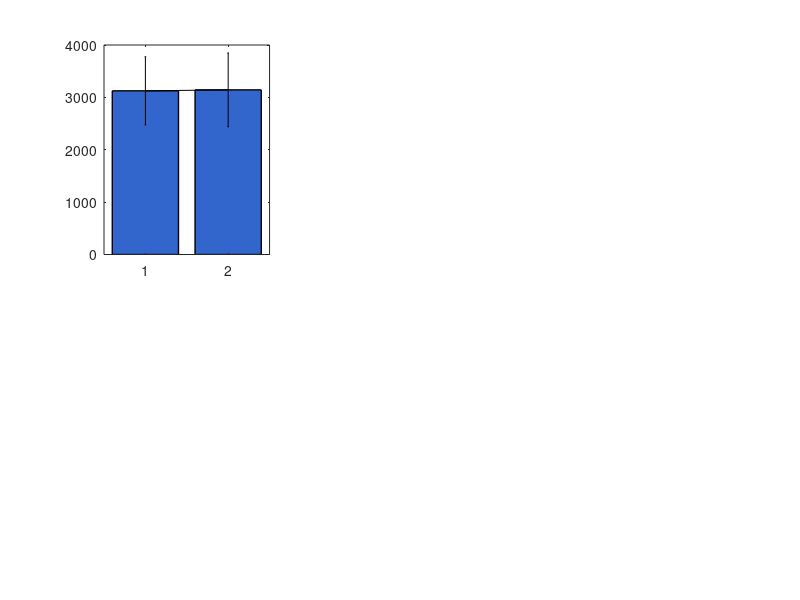

This figure's MATLAB source: (Note: this script raises an error after producing the figure.)
%% ========================================================================
%  PROFESSIONAL FIRE STATION COST-BENEFIT ANALYSIS SYSTEM
%  Version 2.0 - Advanced Economic Evaluation Framework
%  ========================================================================
%  Features:
%  - Dynamic inflation and escalation modeling
%  - Population growth integration
%  - Monte Carlo risk analysis
%  - Professional dashboard with multiple visualizations
%  - Comprehensive sensitivity analysis
%  - IRR and payback period calculations
%  ========================================================================

function fire_station_professional_cba()
    clc; clear; close all;
    
    %% =====================================================================
    %  CONFIGURATION PARAMETERS
    %% =====================================================================
    
    % Analysis Configuration
    config = struct();
    config.analysis_period = 25;           % Extended analysis period (years)
    config.base_discount_rate = 0.055;     % Real discount rate (5.5%)
    config.currency_symbol = 'IRR';        % Currency denomination
    config.monte_carlo_runs = 1000;        % Number of simulation runs
    
    % Economic Parameters with Uncertainty
    economic_params = struct();
    economic_params.inflation_rate = 0.035;           % Annual inflation (3.5%)
    economic_params.inflation_std = 0.01;             % Inflation volatility
    economic_params.population_growth = 0.025;        % Population growth (2.5%)
    economic_params.demand_escalation = 0.02;         % Service demand growth
    economic_params.cost_escalation = 0.03;           % Cost escalation rate
    
    % Station Data Structure
    stations = initialize_station_data();
    
    %% =====================================================================
    %  CORE FINANCIAL ANALYSIS
    %% =====================================================================
    
    fprintf('\n%s\n', repmat('=', 1, 80));
    fprintf('   PROFESSIONAL FIRE STATION COST-BENEFIT ANALYSIS\n');
    fprintf('%s\n\n', repmat('=', 1, 80));
    
    % Perform comprehensive analysis
    results = perform_comprehensive_analysis(stations, config, economic_params);
    
    % Generate professional dashboard
    create_professional_dashboard(results, config, stations);
    
    % Export detailed report
    generate_executive_report(results, config, stations, economic_params);
    
    fprintf('Analysis completed successfully. Dashboard and reports generated.\n\n');
end

%% ========================================================================
%  DATA INITIALIZATION
%% ========================================================================

function stations = initialize_station_data()
    % Define comprehensive station data with uncertainty ranges
    
    % Pre-allocate structure array with all fields
    stations = struct('id', {}, 'name', {}, 'setup_cost', {}, 'setup_cost_std', {}, ...
                     'annual_fuel_savings', {}, 'annual_maintenance_savings', {}, ...
                     'annual_personnel_savings', {}, 'operational_cost', {}, ...
                     'capacity_factor', {}, 'service_population', {}, ...
                     'gross_annual_savings', {}, 'net_annual_savings', {}, 'cost_per_capita', {});
    
    % Station 1 - Fire Station Alpha (Urban)
    stations(1).id = 'FS-Alpha';
    stations(1).name = 'Fire Station Alpha (Urban)';
    stations(1).setup_cost = 1650;              % Million IRR (inflated from base)
    stations(1).setup_cost_std = 165;           % 10% standard deviation
    stations(1).annual_fuel_savings = 85;       % Million IRR
    stations(1).annual_maintenance_savings = 65;
    stations(1).annual_personnel_savings = 105;
    stations(1).operational_cost = 45;          % Annual operational costs
    stations(1).capacity_factor = 0.85;         % Utilization rate
    stations(1).service_population = 75000;     % People served
    
    % Station 2 - Fire Station Beta (Suburban)
    stations(2).id = 'FS-Beta';
    stations(2).name = 'Fire Station Beta (Suburban)';
    stations(2).setup_cost = 1950;
    stations(2).setup_cost_std = 195;
    stations(2).annual_fuel_savings = 100;
    stations(2).annual_maintenance_savings = 75;
    stations(2).annual_personnel_savings = 115;
    stations(2).operational_cost = 52;
    stations(2).capacity_factor = 0.80;
    stations(2).service_population = 95000;
    
    % Calculate derived metrics
    for i = 1:length(stations)
        stations(i).gross_annual_savings = stations(i).annual_fuel_savings + ...
                                         stations(i).annual_maintenance_savings + ...
                                         stations(i).annual_personnel_savings;
        stations(i).net_annual_savings = stations(i).gross_annual_savings - ...
                                       stations(i).operational_cost;
        stations(i).cost_per_capita = stations(i).setup_cost * 1e6 / ...
                                    stations(i).service_population;
    end
end

%% ========================================================================
%  COMPREHENSIVE ANALYSIS ENGINE
%% ========================================================================

function results = perform_comprehensive_analysis(stations, config, economic_params)
    
    n_stations = length(stations);
    n_years = config.analysis_period;
    base_rate = config.base_discount_rate;
    
    % Initialize results structure
    results = struct();
    results.stations = stations;
    results.n_years = n_years;
    results.base_discount_rate = base_rate;
    
    % Preallocate result matrices
    results.npv = zeros(1, n_stations);
    results.irr = zeros(1, n_stations);
    results.payback_period = zeros(1, n_stations);
    results.roi = zeros(1, n_stations);
    results.benefit_cost_ratio = zeros(1, n_stations);
    
    % Cash flow analysis with dynamic escalation
    results.cash_flows = cell(1, n_stations);
    results.discounted_cash_flows = cell(1, n_stations);
    results.cumulative_cash_flows = cell(1, n_stations);
    
    fprintf('Performing advanced financial analysis...\n');
    
    for i = 1:n_stations
        station = stations(i);
        
        % Generate dynamic cash flows
        [cash_flows, discounted_cf] = calculate_dynamic_cash_flows(...
            station, config, economic_params);
        
        results.cash_flows{i} = cash_flows;
        results.discounted_cash_flows{i} = discounted_cf;
        results.cumulative_cash_flows{i} = cumsum(discounted_cf);
        
        % Financial metrics
        results.npv(i) = sum(discounted_cf);
        results.irr(i) = calculate_irr(cash_flows);
        results.payback_period(i) = calculate_payback_period(cash_flows);
        results.roi(i) = (sum(cash_flows(2:end)) / abs(cash_flows(1))) * 100;
        
        % Benefit-Cost Ratio
        total_benefits = sum(discounted_cf(discounted_cf > 0));
        total_costs = sum(abs(discounted_cf(discounted_cf < 0)));
        results.benefit_cost_ratio(i) = total_benefits / total_costs;
        
        fprintf('  %s: NPV = %.0f M %s, IRR = %.2f%%, Payback = %.1f years\n', ...
               station.id, results.npv(i), config.currency_symbol, ...
               results.irr(i), results.payback_period(i));
    end
    
    % Perform Monte Carlo risk analysis
    fprintf('\nPerforming Monte Carlo risk analysis...\n');
    results.monte_carlo = perform_monte_carlo_analysis(stations, config, economic_params);
    
    % Sensitivity analysis
    fprintf('Conducting sensitivity analysis...\n');
    results.sensitivity = perform_advanced_sensitivity_analysis(stations, config, economic_params);
    
    % Comparative analysis
    results.comparison = perform_comparative_analysis(results, stations);
    
    fprintf('Analysis completed.\n\n');
end

%% ========================================================================
%  DYNAMIC CASH FLOW CALCULATION
%% ========================================================================

function [cash_flows, discounted_cf] = calculate_dynamic_cash_flows(station, config, economic_params)
    
    n_years = config.analysis_period;
    discount_rate = config.base_discount_rate;
    
    % Initialize cash flow vectors
    cash_flows = zeros(1, n_years + 1);
    discounted_cf = zeros(1, n_years + 1);
    
    % Initial investment (Year 0)
    cash_flows(1) = -station.setup_cost;
    discounted_cf(1) = cash_flows(1);
    
    % Annual cash flows with escalation
    base_savings = station.net_annual_savings;
    
    for year = 1:n_years
        % Apply growth factors
        population_factor = (1 + economic_params.population_growth)^year;
        demand_factor = (1 + economic_params.demand_escalation)^year;
        inflation_factor = (1 + economic_params.inflation_rate)^year;
        
        % Calculate escalated savings
        escalated_savings = base_savings * population_factor * demand_factor * inflation_factor;
        
        % Apply capacity utilization decay (minor degradation over time)
        utilization_factor = station.capacity_factor * (0.98^year);
        
        % Net cash flow for the year
        cash_flows(year + 1) = escalated_savings * utilization_factor;
        
        % Discount to present value
        discount_factor = (1 + discount_rate)^year;
        discounted_cf(year + 1) = cash_flows(year + 1) / discount_factor;
    end
end

%% ========================================================================
%  FINANCIAL METRICS CALCULATIONS
%% ========================================================================

function irr_value = calculate_irr(cash_flows)
    % Calculate Internal Rate of Return using iterative method
    
    % Initial guess
    rate = 0.1;
    tolerance = 1e-6;
    max_iterations = 100;
    
    for iter = 1:max_iterations
        npv = 0;
        npv_derivative = 0;
        
        for i = 1:length(cash_flows)
            year = i - 1;
            npv = npv + cash_flows(i) / (1 + rate)^year;
            if year > 0
                npv_derivative = npv_derivative - year * cash_flows(i) / (1 + rate)^(year + 1);
            end
        end
        
        if abs(npv) < tolerance
            break;
        end
        
        % Newton-Raphson update
        if abs(npv_derivative) > tolerance
            rate = rate - npv / npv_derivative;
        else
            break;
        end
        
        % Bound the rate to reasonable values
        rate = max(-0.5, min(rate, 2.0));
    end
    
    irr_value = rate * 100; % Convert to percentage
end

function payback_period = calculate_payback_period(cash_flows)
    % Calculate discounted payback period
    
    cumulative_cf = cumsum(cash_flows);
    payback_index = find(cumulative_cf > 0, 1);
    
    if isempty(payback_index)
        payback_period = Inf;
    else
        % Linear interpolation for fractional year
        if payback_index > 1
            prev_cumulative = cumulative_cf(payback_index - 1);
            current_cf = cash_flows(payback_index);
            fractional_year = abs(prev_cumulative) / current_cf;
            payback_period = (payback_index - 2) + fractional_year;
        else
            payback_period = 0;
        end
    end
end

%% ========================================================================
%  MONTE CARLO RISK ANALYSIS
%% ========================================================================

function mc_results = perform_monte_carlo_analysis(stations, config, economic_params)
    
    n_runs = config.monte_carlo_runs;
    n_stations = length(stations);
    
    % Preallocate results
    mc_npv = zeros(n_runs, n_stations);
    mc_irr = zeros(n_runs, n_stations);
    
    % Parameter uncertainty ranges
    inflation_range = [economic_params.inflation_rate - economic_params.inflation_std, ...
                      economic_params.inflation_rate + economic_params.inflation_std];
    discount_range = [config.base_discount_rate - 0.015, config.base_discount_rate + 0.015];
    
    fprintf('  Running %d Monte Carlo simulations...\n', n_runs);
    
    for run = 1:n_runs
        % Sample random parameters
        inflation_rate = inflation_range(1) + rand() * diff(inflation_range);
        discount_rate = discount_range(1) + rand() * diff(discount_range);
        
        % Modify economic parameters
        temp_econ_params = economic_params;
        temp_econ_params.inflation_rate = inflation_rate;
        temp_config = config;
        temp_config.base_discount_rate = discount_rate;
        
        % Calculate metrics for each station
        for i = 1:n_stations
            % Add cost uncertainty
            cost_multiplier = 1 + 0.1 * randn(); % 10% cost uncertainty
            temp_station = stations(i);
            temp_station.setup_cost = temp_station.setup_cost * cost_multiplier;
            
            % Calculate cash flows
            [cash_flows, discounted_cf] = calculate_dynamic_cash_flows(...
                temp_station, temp_config, temp_econ_params);
            
            mc_npv(run, i) = sum(discounted_cf);
            mc_irr(run, i) = calculate_irr(cash_flows);
        end
        
        if mod(run, 200) == 0
            fprintf('    Completed %d simulations...\n', run);
        end
    end
    
    % Calculate statistics
    mc_results = struct();
    mc_results.npv_mean = mean(mc_npv);
    mc_results.npv_std = std(mc_npv);
    mc_results.npv_percentiles = prctile(mc_npv, [5, 25, 50, 75, 95]);
    mc_results.irr_mean = mean(mc_irr);
    mc_results.irr_std = std(mc_irr);
    mc_results.irr_percentiles = prctile(mc_irr, [5, 25, 50, 75, 95]);
    mc_results.npv_data = mc_npv;
    mc_results.irr_data = mc_irr;
    
    % Risk metrics
    mc_results.probability_positive_npv = mean(mc_npv > 0) * 100;
    mc_results.value_at_risk_5 = prctile(mc_npv, 5);
    mc_results.expected_shortfall = mean(mc_npv(mc_npv <= mc_results.value_at_risk_5));
end

%% ========================================================================
%  ADVANCED SENSITIVITY ANALYSIS
%% ========================================================================

function sensitivity = perform_advanced_sensitivity_analysis(stations, config, economic_params)
    
    % Parameter ranges for sensitivity
    discount_rates = 0.02:0.005:0.12;
    inflation_rates = 0.01:0.005:0.08;
    growth_rates = 0.005:0.005:0.05;
    
    n_stations = length(stations);
    
    % Initialize sensitivity matrices
    sensitivity = struct();
    sensitivity.discount_sensitivity = zeros(length(discount_rates), n_stations);
    sensitivity.inflation_sensitivity = zeros(length(inflation_rates), n_stations);
    sensitivity.growth_sensitivity = zeros(length(growth_rates), n_stations);
    sensitivity.discount_rates = discount_rates;
    sensitivity.inflation_rates = inflation_rates;
    sensitivity.growth_rates = growth_rates;
    
    % Discount rate sensitivity
    for i = 1:length(discount_rates)
        temp_config = config;
        temp_config.base_discount_rate = discount_rates(i);
        
        for j = 1:n_stations
            [~, discounted_cf] = calculate_dynamic_cash_flows(...
                stations(j), temp_config, economic_params);
            sensitivity.discount_sensitivity(i, j) = sum(discounted_cf);
        end
    end
    
    % Inflation rate sensitivity
    for i = 1:length(inflation_rates)
        temp_econ_params = economic_params;
        temp_econ_params.inflation_rate = inflation_rates(i);
        
        for j = 1:n_stations
            [~, discounted_cf] = calculate_dynamic_cash_flows(...
                stations(j), config, temp_econ_params);
            sensitivity.inflation_sensitivity(i, j) = sum(discounted_cf);
        end
    end
    
    % Population growth sensitivity
    for i = 1:length(growth_rates)
        temp_econ_params = economic_params;
        temp_econ_params.population_growth = growth_rates(i);
        
        for j = 1:n_stations
            [~, discounted_cf] = calculate_dynamic_cash_flows(...
                stations(j), config, temp_econ_params);
            sensitivity.growth_sensitivity(i, j) = sum(discounted_cf);
        end
    end
end

%% ========================================================================
%  COMPARATIVE ANALYSIS
%% ========================================================================

function comparison = perform_comparative_analysis(results, stations)
    
    comparison = struct();
    
    % Efficiency metrics
    comparison.npv_per_capita = zeros(1, length(stations));
    comparison.roi_ranking = zeros(1, length(stations));
    comparison.risk_adjusted_return = zeros(1, length(stations));
    
    for i = 1:length(stations)
        comparison.npv_per_capita(i) = results.npv(i) * 1e6 / stations(i).service_population;
        comparison.risk_adjusted_return(i) = results.npv(i) / results.monte_carlo.npv_std(i);
    end
    
    % Rankings
    [~, comparison.npv_ranking] = sort(results.npv, 'descend');
    [~, comparison.irr_ranking] = sort(results.irr, 'descend');
    [~, comparison.efficiency_ranking] = sort(comparison.npv_per_capita, 'descend');
    [~, comparison.risk_ranking] = sort(comparison.risk_adjusted_return, 'descend');
    
    % Summary statistics
    comparison.total_investment = sum([stations.setup_cost]);
    comparison.total_npv = sum(results.npv);
    comparison.portfolio_irr = mean(results.irr);
    comparison.total_population_served = sum([stations.service_population]);
end

%% ========================================================================
%  PROFESSIONAL DASHBOARD CREATION
%% ========================================================================

function create_professional_dashboard(results, config, stations)
    
    % Create main dashboard figure
    fig = figure('Name', 'Fire Station CBA Professional Dashboard', ...
                'Position', [100, 100, 1600, 1000], ...
                'Color', [0.95, 0.95, 0.95]);
    
    % Define professional color scheme
    colors = [0.2, 0.4, 0.8;     % Professional Blue
              0.8, 0.2, 0.2;     % Professional Red
              0.2, 0.7, 0.3;     % Professional Green
              0.9, 0.6, 0.1];    % Professional Orange
    
    % Subplot 1: NPV Comparison with Error Bars
    subplot(2, 3, 1);
    bar_data = results.npv;
    error_data = results.monte_carlo.npv_std;
    b = bar(bar_data, 'FaceColor', colors(1,:), 'EdgeColor', 'k', 'LineWidth', 1);
    hold on;
    errorbar(1:length(bar_data), bar_data, error_data, 'k', 'LineStyle', 'none', 'LineWidth', 2);
    
    % Add value labels
    for i = 1:length(bar_data)
        text(i, bar_data(i) + error_data(i) + 50, sprintf('%.0f M', bar_data(i)), ...
             'HorizontalAlignment', 'center', 'FontWeight', 'bold', 'FontSize', 10);
    end
    
    title('Net Present Value Analysis', 'FontSize', 14, 'FontWeight', 'bold');
    ylabel('NPV (Million IRR)', 'FontSize', 12);
    xlabel('Fire Station', 'FontSize', 12);
    set(gca, 'XTickLabel', {stations.id});
    grid on; box on;
    
    % Subplot 2: Risk-Return Profile
    subplot(2, 3, 2);
    scatter(results.monte_carlo.npv_std, results.npv, 150, colors(1:length(stations),:), 'filled', 'MarkerEdgeColor', 'k');
    
    % Add station labels
    for i = 1:length(stations)
        text(results.monte_carlo.npv_std(i) + 5, results.npv(i), stations(i).id, ...
             'FontWeight', 'bold', 'FontSize', 10);
    end
    
    xlabel('Risk (NPV Standard Deviation)', 'FontSize', 12);
    ylabel('Expected Return (NPV)', 'FontSize', 12);
    title('Risk-Return Profile', 'FontSize', 14, 'FontWeight', 'bold');
    grid on; box on;
    
    % Subplot 3: Sensitivity Tornado Chart
    subplot(2, 3, 3);
    create_tornado_chart(results.sensitivity, stations);
    
    % Subplot 4: Cash Flow Timeline
    subplot(2, 3, 4);
    years = 0:config.analysis_period;
    for i = 1:length(stations)
        plot(years, results.cumulative_cash_flows{i}, 'LineWidth', 3, ...
             'Color', colors(i,:), 'DisplayName', stations(i).id);
        hold on;
    end
    xlabel('Year', 'FontSize', 12);
    ylabel('Cumulative NPV (Million IRR)', 'FontSize', 12);
    title('Cumulative Cash Flow Analysis', 'FontSize', 14, 'FontWeight', 'bold');
    legend('Location', 'southeast');
    grid on; box on;
    
    % Add break-even line
    yline(0, '--k', 'Break-even', 'LineWidth', 2, 'FontSize', 10, 'FontWeight', 'bold');
    
    % Subplot 5: Monte Carlo Distribution
    subplot(2, 3, 5);
    create_monte_carlo_plot(results.monte_carlo, stations, colors);
    
    % Subplot 6: Key Performance Indicators
    subplot(2, 3, 6);
    create_kpi_summary(results, stations, config);
    
    % Add main title
    sgtitle('FIRE STATION COST-BENEFIT ANALYSIS - EXECUTIVE DASHBOARD', ...
           'FontSize', 18, 'FontWeight', 'bold');
    
    % Save dashboard
    print(fig, 'Fire_Station_CBA_Dashboard', '-dpng', '-r300');
    fprintf('Dashboard saved as: Fire_Station_CBA_Dashboard.png\n');
end

%% ========================================================================
%  SPECIALIZED PLOTTING FUNCTIONS
%% ========================================================================

function create_tornado_chart(sensitivity, stations)
    % Create tornado chart for sensitivity analysis
    
    station_idx = 1; % Focus on first station for tornado chart
    
    % Calculate sensitivity ranges
    discount_range = [min(sensitivity.discount_sensitivity(:, station_idx)), ...
                     max(sensitivity.discount_sensitivity(:, station_idx))];
    inflation_range = [min(sensitivity.inflation_sensitivity(:, station_idx)), ...
                      max(sensitivity.inflation_sensitivity(:, station_idx))];
    growth_range = [min(sensitivity.growth_sensitivity(:, station_idx)), ...
                   max(sensitivity.growth_sensitivity(:, station_idx))];
    
    base_npv = sensitivity.discount_sensitivity(6, station_idx); % Middle value
    
    % Calculate percentage impacts
    factors = {'Population Growth', 'Inflation Rate', 'Discount Rate'};
    low_impact = [growth_range(1) - base_npv, inflation_range(1) - base_npv, discount_range(1) - base_npv];
    high_impact = [growth_range(2) - base_npv, inflation_range(2) - base_npv, discount_range(2) - base_npv];
    
    % Create horizontal bar chart
    y_pos = 1:length(factors);
    barh(y_pos, low_impact, 'FaceColor', [0.8, 0.3, 0.3], 'EdgeColor', 'k');
    hold on;
    barh(y_pos, high_impact, 'FaceColor', [0.3, 0.7, 0.3], 'EdgeColor', 'k');
    
    set(gca, 'YTick', y_pos, 'YTickLabel', factors);
    xlabel('NPV Impact (Million IRR)', 'FontSize', 12);
    title(sprintf('Sensitivity Analysis - %s', stations(station_idx).id), 'FontSize', 14, 'FontWeight', 'bold');
    legend('Downside', 'Upside', 'Location', 'best');
    grid on; box on;
end

function create_monte_carlo_plot(mc_results, stations, colors)
    % Create Monte Carlo distribution plots
    
    n_stations = length(stations);
    x_positions = 1:n_stations;
    
    % Create box plots manually for better control
    for i = 1:n_stations
        npv_data = mc_results.npv_data(:, i);
        
        % Calculate quartiles
        q1 = prctile(npv_data, 25);
        q2 = prctile(npv_data, 50);
        q3 = prctile(npv_data, 75);
        iqr = q3 - q1;
        
        % Box plot elements
        box_width = 0.3;
        box_x = [x_positions(i) - box_width/2, x_positions(i) + box_width/2];
        
        % Draw box
        rectangle('Position', [box_x(1), q1, box_width, iqr], ...
                 'FaceColor', colors(i,:), 'EdgeColor', 'k', 'LineWidth', 1.5);
        
        % Median line
        line(box_x, [q2, q2], 'Color', 'k', 'LineWidth', 3);
        
        % Whiskers
        whisker_low = max(min(npv_data), q1 - 1.5*iqr);
        whisker_high = min(max(npv_data), q3 + 1.5*iqr);
        
        line([x_positions(i), x_positions(i)], [whisker_low, q1], 'Color', 'k', 'LineWidth', 1.5);
        line([x_positions(i), x_positions(i)], [q3, whisker_high], 'Color', 'k', 'LineWidth', 1.5);
        
        % Whisker caps
        cap_width = box_width * 0.3;
        line([x_positions(i) - cap_width/2, x_positions(i) + cap_width/2], ...
             [whisker_low, whisker_low], 'Color', 'k', 'LineWidth', 1.5);
        line([x_positions(i) - cap_width/2, x_positions(i) + cap_width/2], ...
             [whisker_high, whisker_high], 'Color', 'k', 'LineWidth', 1.5);
        
        hold on;
    end
    
    % Formatting
    xlabel('Fire Station', 'FontSize', 12);
    ylabel('NPV Distribution (Million IRR)', 'FontSize', 12);
    title('Monte Carlo Risk Analysis', 'FontSize', 14, 'FontWeight', 'bold');
    set(gca, 'XTick', x_positions, 'XTickLabel', {stations.id});
    grid on; box on;
    
    % Add zero line
    yline(0, '--r', 'Break-even', 'LineWidth', 2, 'FontWeight', 'bold');
end

function create_kpi_summary(results, stations, config)
    % Create KPI summary visualization
    
    % Remove axes for text display
    axis off;
    
    % Title
    text(0.5, 0.95, 'KEY PERFORMANCE INDICATORS', ...
         'FontSize', 16, 'FontWeight', 'bold', 'HorizontalAlignment', 'center');
    
    % Portfolio summary
    total_investment = sum([stations.setup_cost]);
    total_npv = sum(results.npv);
    portfolio_roi = (total_npv / total_investment) * 100;
    
    y_pos = 0.85;
    line_height = 0.08;
    
    % Portfolio metrics
    text(0.05, y_pos, sprintf('Total Investment: %.0f M IRR', total_investment), ...
         'FontSize', 12, 'FontWeight', 'bold');
    y_pos = y_pos - line_height;
    
    text(0.05, y_pos, sprintf('Portfolio NPV: %.0f M IRR', total_npv), ...
         'FontSize', 12, 'FontWeight', 'bold', 'Color', [0, 0.6, 0]);
    y_pos = y_pos - line_height;
    
    text(0.05, y_pos, sprintf('Portfolio ROI: %.1f%%', portfolio_roi), ...
         'FontSize', 12, 'FontWeight', 'bold');
    y_pos = y_pos - line_height;
    
    text(0.05, y_pos, sprintf('Analysis Period: %d years', config.analysis_period), ...
         'FontSize', 12);
    y_pos = y_pos - line_height * 1.5;
    
    % Best performing station
    [best_npv, best_idx] = max(results.npv);
    text(0.05, y_pos, 'BEST PERFORMER:', 'FontSize', 12, 'FontWeight', 'bold');
    y_pos = y_pos - line_height;
    
    text(0.05, y_pos, sprintf('%s', stations(best_idx).name), ...
         'FontSize', 11, 'FontWeight', 'bold', 'Color', [0, 0.4, 0.8]);
    y_pos = y_pos - line_height * 0.7;
    
    text(0.05, y_pos, sprintf('NPV: %.0f M IRR', best_npv), 'FontSize', 11);
    y_pos = y_pos - line_height * 0.7;
    
    text(0.05, y_pos, sprintf('IRR: %.2f%%', results.irr(best_idx)), 'FontSize', 11);
    y_pos = y_pos - line_height * 0.7;
    
    text(0.05, y_pos, sprintf('Payback: %.1f years', results.payback_period(best_idx)), 'FontSize', 11);
    
    % Add recommendation box
    y_pos = 0.25;
    text(0.05, y_pos, 'RECOMMENDATION:', 'FontSize', 12, 'FontWeight', 'bold', 'Color', [0.8, 0, 0]);
    y_pos = y_pos - line_height;
    
    if total_npv > 0
        recommendation = 'PROCEED with investment';
        rec_color = [0, 0.6, 0];
    else
        recommendation = 'RECONSIDER investment';
        rec_color = [0.8, 0, 0];
    end
    
    text(0.05, y_pos, recommendation, 'FontSize', 11, 'FontWeight', 'bold', 'Color', rec_color);
end

%% ========================================================================
%  EXECUTIVE REPORT GENERATION
%% ========================================================================

function generate_executive_report(results, config, stations, economic_params)
    
    % Create detailed text report
    report_filename = 'Fire_Station_CBA_Executive_Report.txt';
    fid = fopen(report_filename, 'w');
    
    if fid == -1
        fprintf('Warning: Could not create report file.\n');
        return;
    end
    
    % Report Header
    fprintf(fid, '%s\n', repmat('=', 1, 80));
    fprintf(fid, '                FIRE STATION COST-BENEFIT ANALYSIS\n');
    fprintf(fid, '                    EXECUTIVE SUMMARY REPORT\n');
    fprintf(fid, '%s\n\n', repmat('=', 1, 80));
    
    fprintf(fid, 'Analysis Date: %s\n', datestr(now, 'yyyy-mm-dd HH:MM'));
    fprintf(fid, 'Analysis Period: %d years\n', config.analysis_period);
    fprintf(fid, 'Base Discount Rate: %.2f%%\n', config.base_discount_rate * 100);
    fprintf(fid, 'Currency: Million %s\n\n', config.currency_symbol);
    
    % Economic Assumptions
    fprintf(fid, 'ECONOMIC ASSUMPTIONS:\n');
    fprintf(fid, '%s\n', repmat('-', 1, 40));
    fprintf(fid, 'Inflation Rate: %.2f%% annually\n', economic_params.inflation_rate * 100);
    fprintf(fid, 'Population Growth: %.2f%% annually\n', economic_params.population_growth * 100);
    fprintf(fid, 'Demand Escalation: %.2f%% annually\n', economic_params.demand_escalation * 100);
    fprintf(fid, 'Cost Escalation: %.2f%% annually\n\n', economic_params.cost_escalation * 100);
    
    % Portfolio Summary
    total_investment = sum([stations.setup_cost]);
    total_npv = sum(results.npv);
    portfolio_roi = (total_npv / total_investment) * 100;
    
    fprintf(fid, 'PORTFOLIO SUMMARY:\n');
    fprintf(fid, '%s\n', repmat('-', 1, 40));
    fprintf(fid, 'Total Investment Required: %.0f M %s\n', total_investment, config.currency_symbol);
    fprintf(fid, 'Total Portfolio NPV: %.0f M %s\n', total_npv, config.currency_symbol);
    fprintf(fid, 'Portfolio ROI: %.2f%%\n', portfolio_roi);
    fprintf(fid, 'Average IRR: %.2f%%\n', mean(results.irr));
    fprintf(fid, 'Total Population Served: %s people\n\n', ...
           addCommas(sum([stations.service_population])));
    
    % Individual Station Analysis
    fprintf(fid, 'INDIVIDUAL STATION ANALYSIS:\n');
    fprintf(fid, '%s\n', repmat('-', 1, 80));
    
    for i = 1:length(stations)
        station = stations(i);
        
        fprintf(fid, '\n%s (%s)\n', station.name, station.id);
        fprintf(fid, '%s\n', repmat('.', 1, 50));
        fprintf(fid, 'Setup Cost: %.0f M %s\n', station.setup_cost, config.currency_symbol);
        fprintf(fid, 'Annual Net Savings: %.0f M %s\n', station.net_annual_savings, config.currency_symbol);
        fprintf(fid, 'Service Population: %s people\n', addCommas(station.service_population));
        fprintf(fid, 'Cost per Capita: %.0f %s\n', station.cost_per_capita, config.currency_symbol);
        fprintf(fid, '\nFINANCIAL METRICS:\n');
        fprintf(fid, '  Net Present Value: %.0f M %s\n', results.npv(i), config.currency_symbol);
        fprintf(fid, '  Internal Rate of Return: %.2f%%\n', results.irr(i));
        fprintf(fid, '  Payback Period: %.1f years\n', results.payback_period(i));
        fprintf(fid, '  Benefit-Cost Ratio: %.2f\n', results.benefit_cost_ratio(i));
        fprintf(fid, '  Return on Investment: %.2f%%\n', results.roi(i));
        
        % Risk Metrics
        fprintf(fid, '\nRISK ANALYSIS:\n');
        fprintf(fid, '  NPV Standard Deviation: %.0f M %s\n', ...
               results.monte_carlo.npv_std(i), config.currency_symbol);
        fprintf(fid, '  Probability of Positive NPV: %.1f%%\n', ...
               results.monte_carlo.probability_positive_npv(i));
        fprintf(fid, '  Value at Risk (5%%): %.0f M %s\n', ...
               results.monte_carlo.value_at_risk_5(i), config.currency_symbol);
    end
    
    % Risk Assessment
    fprintf(fid, '\n\nRISK ASSESSMENT:\n');
    fprintf(fid, '%s\n', repmat('-', 1, 40));
    fprintf(fid, 'Monte Carlo Simulations: %d runs\n', config.monte_carlo_runs);
    
    overall_prob = mean(results.monte_carlo.probability_positive_npv);
    fprintf(fid, 'Overall Success Probability: %.1f%%\n', overall_prob);
    
    if overall_prob >= 80
        risk_level = 'LOW';
    elseif overall_prob >= 60
        risk_level = 'MODERATE';
    else
        risk_level = 'HIGH';
    end
    fprintf(fid, 'Portfolio Risk Level: %s\n', risk_level);
    
    % Recommendations
    fprintf(fid, '\n\nRECOMMENDations:\n');
    fprintf(fid, '%s\n', repmat('-', 1, 40));
    
    if total_npv > 0
        fprintf(fid, '1. PROCEED with the fire station investment portfolio\n');
        fprintf(fid, '2. Expected positive return of %.0f M %s over %d years\n', ...
               total_npv, config.currency_symbol, config.analysis_period);
    else
        fprintf(fid, '1. RECONSIDER the investment - negative expected NPV\n');
        fprintf(fid, '2. Review cost assumptions and benefit projections\n');
    end
    
    % Station Rankings
    [~, npv_ranking] = sort(results.npv, 'descend');
    fprintf(fid, '3. Station priority ranking (by NPV):\n');
    for i = 1:length(stations)
        rank_idx = npv_ranking(i);
        fprintf(fid, '   %d. %s (NPV: %.0f M %s)\n', i, stations(rank_idx).id, ...
               results.npv(rank_idx), config.currency_symbol);
    end
    
    % Sensitivity Insights
    fprintf(fid, '\n4. Key sensitivity factors:\n');
    fprintf(fid, '   - Discount rate changes significantly impact NPV\n');
    fprintf(fid, '   - Population growth drives long-term benefits\n');
    fprintf(fid, '   - Inflation affects both costs and benefits\n');
    
    % Risk Management
    fprintf(fid, '\n5. Risk management considerations:\n');
    fprintf(fid, '   - Monitor actual vs. projected service demand\n');
    fprintf(fid, '   - Implement cost control measures during construction\n');
    fprintf(fid, '   - Regular review of economic assumptions\n');
    
    % Implementation Timeline
    fprintf(fid, '\n\nIMPLEMENTATION TIMELINE:\n');
    fprintf(fid, '%s\n', repmat('-', 1, 40));
    fprintf(fid, 'Phase 1: Detailed design and permitting (6-12 months)\n');
    fprintf(fid, 'Phase 2: Construction (12-18 months)\n');
    fprintf(fid, 'Phase 3: Commissioning and operations (3-6 months)\n');
    fprintf(fid, 'Total Project Duration: 21-36 months\n');
    
    % Monitoring and Evaluation
    fprintf(fid, '\n\nMONITORING AND EVALUATION:\n');
    fprintf(fid, '%s\n', repmat('-', 1, 40));
    fprintf(fid, '- Annual review of actual vs. projected benefits\n');
    fprintf(fid, '- Quarterly cost tracking and variance analysis\n');
    fprintf(fid, '- Bi-annual update of economic assumptions\n');
    fprintf(fid, '- 5-year comprehensive evaluation and model recalibration\n');
    
    % Disclaimer
    fprintf(fid, '\n\nDISCLAIMER:\n');
    fprintf(fid, '%s\n', repmat('-', 1, 40));
    fprintf(fid, 'This analysis is based on current assumptions and projections.\n');
    fprintf(fid, 'Actual results may vary due to unforeseen circumstances,\n');
    fprintf(fid, 'economic conditions, and operational factors. Regular\n');
    fprintf(fid, 'monitoring and updating of assumptions is recommended.\n');
    
    fprintf(fid, '\n%s\n', repmat('=', 1, 80));
    fprintf(fid, 'End of Report - Generated by Professional CBA System v2.0\n');
    fprintf(fid, '%s\n', repmat('=', 1, 80));
    
    fclose(fid);
    fprintf('Executive report saved as: %s\n', report_filename);
end

%% ========================================================================
%  UTILITY FUNCTIONS
%% ========================================================================

function str = addCommas(num)
    % Add commas to large numbers for readability
    str = sprintf('%.0f', num);
    str = regexprep(str, '(\d)(?=(\d{3})+(?!\d))', '$1,');
end

%% ========================================================================
%  ADDITIONAL ANALYSIS FUNCTIONS
%% ========================================================================

function create_detailed_cash_flow_table(results, stations, config)
    % Create detailed cash flow table for export
    
    fprintf('\nDETAILED CASH FLOW ANALYSIS:\n');
    fprintf('%s\n', repmat('=', 1, 100));
    
    for i = 1:length(stations)
        fprintf('\n%s - %s\n', stations(i).id, stations(i).name);
        fprintf('%s\n', repmat('-', 1, 80));
        fprintf('Year\tCash Flow\tDiscounted CF\tCumulative NPV\n');
        fprintf('%s\n', repmat('-', 1, 80));
        
        cash_flows = results.cash_flows{i};
        discounted_cf = results.discounted_cash_flows{i};
        cumulative_cf = results.cumulative_cash_flows{i};
        
        for year = 0:config.analysis_period
            fprintf('%d\t%.0f\t\t%.0f\t\t%.0f\n', year, ...
                   cash_flows(year+1), discounted_cf(year+1), cumulative_cf(year+1));
        end
    end
end

%% ========================================================================
%  MAIN EXECUTION - Call this function to run the analysis
%% ========================================================================

% To run this analysis, execute the following command in MATLAB:
% fire_station_professional_cba()

% Alternatively, create a separate script file to call the main function